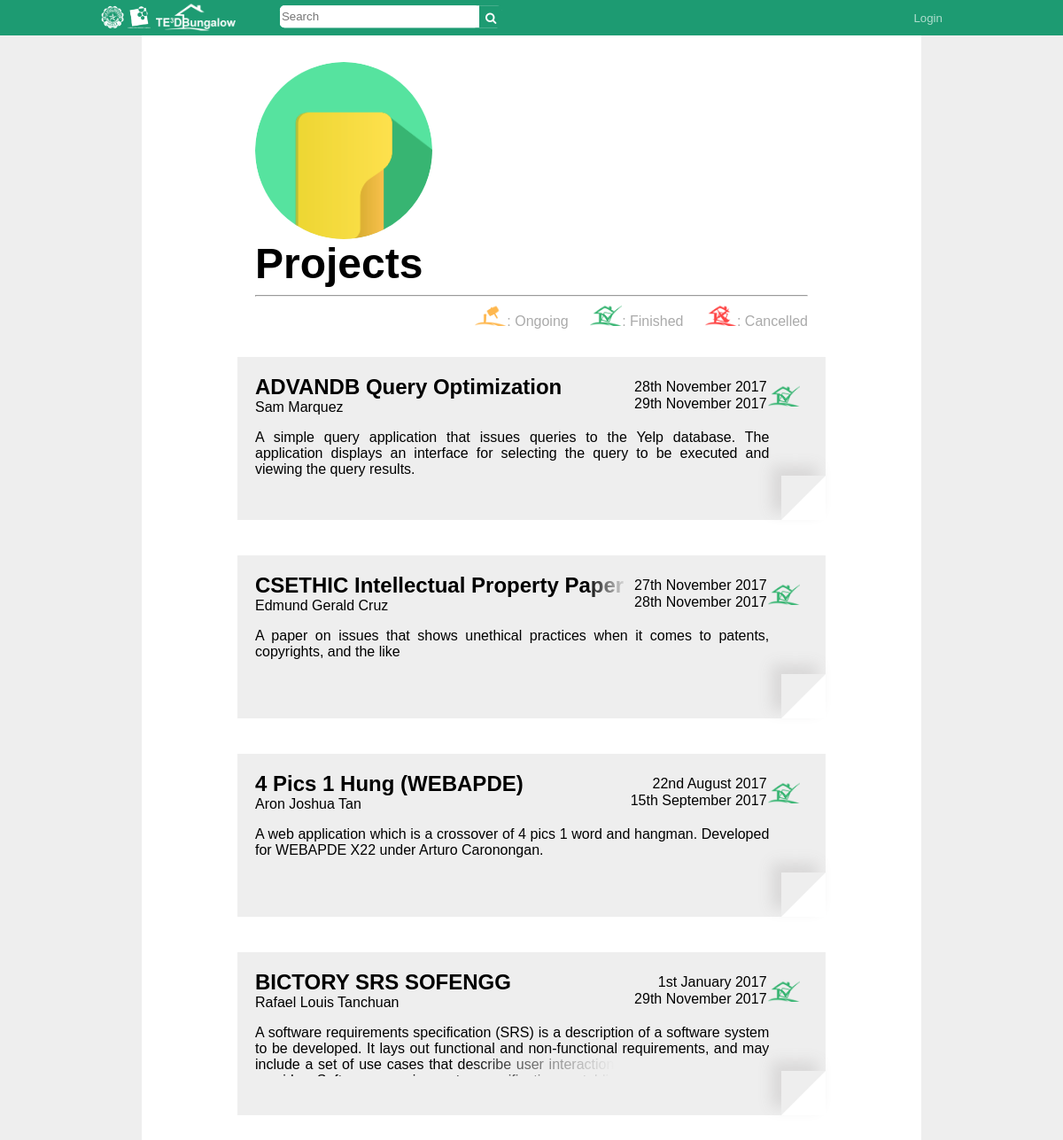
The page / on the database its author committed.
### tables this page shows
CREATE TABLE `tptable` (
  `tpID` int(11) NOT NULL AUTO_INCREMENT,
  `tpTitle` varchar(99) NOT NULL,
  `tpDesc` varchar(10000) NOT NULL,
  `tpSDate` date NOT NULL,
  `tpEDate` date DEFAULT NULL,
  `tpAccessLVL` int(11) NOT NULL,
  `pHead` varchar(50) DEFAULT NULL,
  `pVentureC` varchar(45) DEFAULT NULL,
  PRIMARY KEY (`tpID`)
);

CREATE TABLE `users` (
  `uName` varchar(45) NOT NULL,
  `uPass` varchar(15) NOT NULL,
  `uID` int(11) NOT NULL AUTO_INCREMENT,
  `uType` int(11) NOT NULL,
  `uFName` varchar(45) NOT NULL,
  `uLName` varchar(45) NOT NULL,
  `uGender` varchar(10) NOT NULL,
  `uOccupation` varchar(30) NOT NULL,
  `uAffiliation` varchar(50) NOT NULL,
  `uActive` int(1) NOT NULL DEFAULT '1',
  PRIMARY KEY (`uID`)
);

### html/index.php (the view, shortened to what this page needs)
<?php
    include '../php/dbh.php';
?>
<!DOCTYPE html>
<html>
<link rel="stylesheet" href="https://cdnjs.cloudflare.com/ajax/libs/font-awesome/4.7.0/css/font-awesome.min.css">
<link rel="stylesheet" href="../css/style.css">
<link rel="stylesheet" href="../css/index.css">
<?php
  $uli = '0';
?>
</head>
<body>
  <div id="toolbar">
    <div id="logo">
      <img src="../images/dlsu_logo_w.png" height="30px">
      <a href="index.php"><img src="../images/logo_full.png" height="30px"></a>
    </div>
    <div id="searchBar">
      <form action="search.php" method="POST">
        <input id="searchTerm" type="text" name="search-field" placeholder="Search"/>
        <button id="searchButton" type="submit" name="search-button">
          <i class="fa fa-search"></i>
        </button>
      </form>
    </div>
    <?php
      if($uli == '1'){
        echo "<ul id=\"toolbarButtons\">
                <li><button id=\"userName\" class=\"toolbarButton\" onclick=\"location.href='profile.php?mID=".$_COOKIE['uID']."&isUser=1';\">".$_COOKIE['uFName']." ".$_COOKIE['uLName']."</button></li>
                <li><button class=\"toolbarButton\" onclick=\"location.href='../php/logOut.php'\">Logout</button></li>
              </ul>";
      }else{
        echo "<ul id=\"toolbarButtons\">
                <li><button class=\"toolbarButton\" name=\"li1\" onclick=\"openLogin();\">Login</button></li>
              </ul>";
      }
    ?>
  </div>
  <div id="wrap">
    <div id="pageHead">
      <img class="pageLogo" src="../images/projectlogo.png">
      <h1>Projects</h1>
      <hr>
      <p class="pageLegend">
        <i class="ongoing"></i>: Ongoing
        <i class="done"></i>: Finished
        <i class="cancelled"></i>: Cancelled
      </p>
    </div>
      <?php
          $sql = "SELECT * FROM tptable ORDER BY tpSDate DESC";
          $result = mysqli_query($conn,$sql);
          $queryResults = mysqli_num_rows($result);
          if ($queryResults > 0){
            while ($row = mysqli_fetch_assoc($result)){
                  $query = 'SELECT uFName, uLName FROM users WHERE uID = ' .$row['pHead'].'';
                  $queryResult = mysqli_query($conn,$query);
                  $pHeadResult = mysqli_fetch_assoc($queryResult);
                  $iClass = "";
                  $projStart = "";
                  $projEnd = "";
                  if($row['tpEDate'] != null && $row['tpEDate'] == $row['tpSDate']){
                    $iClass = "projectStatus cancelled";
                    $date = date_create($row['tpSDate']);
                    $projStart = date_format($date, 'jS F Y');
                    $date = date_create($row['tpEDate']);
                    $projEnd = date_format($date, 'jS F Y');
                  }
                  else if($row['tpEDate'] != null && $row['tpEDate'] != $row['tpSDate']){
                    $iClass = "projectStatus done";
                    $date = date_create($row['tpSDate']);
                    $projStart = date_format($date, 'jS F Y');
                    $date = date_create($row['tpEDate']);
                    $projEnd = date_format($date, 'jS F Y');
                  }
                  else if($row['tpEDate'] == null){
                    $iClass = "projectStatus ongoing";
                    $date = date_create($row['tpSDate']);
                    $projStart = date_format($date, 'jS F Y');
                  }
                  echo "<div class=\"projectDisplay\">
                  <i class=\"".$iClass."\"></i>
                  <a class=\"projectTitle\" href='project.php?pid=".$row['tpID']."'>".$row['tpTitle']."</a>
                  <p class=\"projectHead\">".$pHeadResult['uFName']." ".$pHeadResult['uLName']."
                  <p class=\"projectStart\">".$projStart."
                  <p class=\"projectEnd\">".$projEnd."
                  <p class=\"projectAbstract\">".$row['tpDesc']."
                  <div class=\"cornerFold\">
                  </div>
                  </div></a>";
            }
          }
      ?>
  </div>
</body>
</html>

### css/style.css (style rules this page uses)
html, body { background: #eeeeee; font-family: Arial, Helvetica, sans-serif; height: 100%; margin: 0; overflow-y: overlay; }
h1 { display: block; font-size: 3.0em; font-weight: bold; margin: 40px 0 0 0; overflow: hidden; padding: 0; position: relative; width: 60%; white-space: nowrap; }
#toolbar { background: #1d9b72; box-sizing: border-box; height: 40px; line-height: 40px; top: 0; padding: 0 8% 0 6%; position: fixed; width: 100%; z-index: 2; }
#logo { display: inline-block; float: left; margin: 0 50px 0 40px; padding: 0; transform: translateY(10%); }
#searchBar { background: #fff; border-radius: 5px; display: inline-block; height: 25px; margin: 0; padding: 0; position: relative; transform: translateY(25%); width: 250px; }
#searchTerm { border: none; border-radius: 5px; float: left; height: 21px; margin: 0; outline: none; padding: 2px; width: 221px; }
#searchButton { background: #1d9b72; border: none; color: #fff; cursor: pointer; float: right; height: 25px; margin: 0; outline: none; width: 25px; }
#toolbarButtons { list-style-type: none; float: right; margin: 0; padding: 0; }
#toolbarButtons li { float: left; margin: 0; padding: 0; }
#wrap { background: #fff; margin: 0 auto; padding: 50px; width: 65%; z-index: 1; }
#pageHead { display: block; margin: 0 auto 10px auto; min-height: 200px; padding: 20px; position: relative; width: 80%; }
.pageLogo { border-radius: 200px; float: left; height: 200px; margin: 0 50px 0 0; width: 200px; }
.toolbarButton { background: #1d9b72; border: none; color: #b0ddce; cursor: pointer; height: 35px; margin: 0 20px 0 0; outline: none; padding: 0 20px 0 20px; }
.pageLegend { color: #aaa; float: right; margin: 0; }
.pageLegend i { margin: 0 0 0 20px; }
.projectDisplay { background: #eeeeee; display: block; height: 18vh; margin: 40px auto 40px auto; padding: 20px; position: relative; width: 80%; }
.projectDisplay:last-child { margin: 40px auto 0 auto; }
.projectStatus { display: block; font-size: 1.4em; position: absolute; right: 1.3em; top: 1.4em; }
.projectTitle { color: #000; display: block; font-size: 1.5em; font-weight: bold; margin: 0; overflow: hidden; padding: 0; position: relative; text-decoration: none; width: 75%; white-space: nowrap; }
.projectHead { margin: 0; padding: 0; }
.projectTitle:after { background: linear-gradient(to right, rgba(238, 238, 238, 0), rgba(238, 238, 238, 1) 50%); bottom: 0; content: ""; height: 1.2em; position: absolute; right: 0; text-align: right; width: 20%; }
.projectStart { clear: both; float: right; margin: 0 7%; padding: inherit; position: absolute; right: 0; top: .3em; }
.projectEnd { clear: both; float: right; margin: 0 7%; padding: inherit; position: absolute; right: 0; top: 1.5em; }
.projectAbstract { display: block; height: 3.6em; overflow: hidden; position: relative; text-align: justify; width: 93%; }
.projectAbstract:after { background: linear-gradient(to right, rgba(238, 238, 238, 0), rgba(238, 238, 238, 1) 50%); bottom: 0; content: ""; height: 1.2em; position: absolute; right: 0; text-align: right; width: 60%; }
.cornerFold { border-bottom: 50px solid #fff; border-left: 50px solid #eee; box-shadow: -10px -10px 15px 1px #d9d8d8; bottom: 0; height: 0; position: absolute; right: 0; width: 0; }
.cancelled:before { background: url("../images/status/Cancelled.png"); background-repeat: no-repeat; background-size: 40px; content: ''; display: inline-block; height: 25px; margin: 0; padding: 0; width: 36px; }
.done:before { background: url("../images/status/Done.png"); background-repeat: no-repeat; background-size: 40px; content: ''; display: inline-block; height: 25px; margin: 0; padding: 0; width: 36px; }
.ongoing:before { background: url("../images/status/Ongoing.png"); background-repeat: no-repeat; background-size: 40px; content: ''; display: inline-block; height: 25px; margin: 0; padding: 0; width: 36px; }
button, input[type=button], input[type=submit] { background: #1d9b72; border: none; color: #b0ddce; cursor: pointer; outline: none; padding: 7px; text-align: center; }

### rows shown on the page
tptable: tpTitle "ADVANDB Query Optimization", users.uFName "Sam", users.uLName "Marquez", tpSDate "28th November 2017", tpEDate "29th November 2017", tpDesc "A simple query application that issues queries to the Yelp database. The application displays an interface for selecting the query to be executed and viewing the query results."
tptable: tpTitle "CSETHIC Intellectual Property Paper", users.uFName "Edmund Gerald", users.uLName "Cruz", tpSDate "27th November 2017", tpEDate "28th November 2017", tpDesc "A paper on issues that shows unethical practices when it comes to patents, copyrights, and the like"
tptable: tpTitle "4 Pics 1 Hung (WEBAPDE)", users.uFName "Aron Joshua", users.uLName "Tan", tpSDate "22nd August 2017", tpEDate "15th September 2017", tpDesc "A web application which is a crossover of 4 pics 1 word and hangman. Developed for WEBAPDE X22 under Arturo Caronongan."
tptable: tpTitle "BICTORY SRS SOFENGG", users.uFName "Rafael Louis", users.uLName "Tanchuan", tpSDate "1st January 2017", tpEDate "29th November 2017", tpDesc "A software requirements specification (SRS) is a description of a software system to be developed. It lays out functional and non-functional requirements, and may include a set of use cases that describe user interactions that the software must…"
